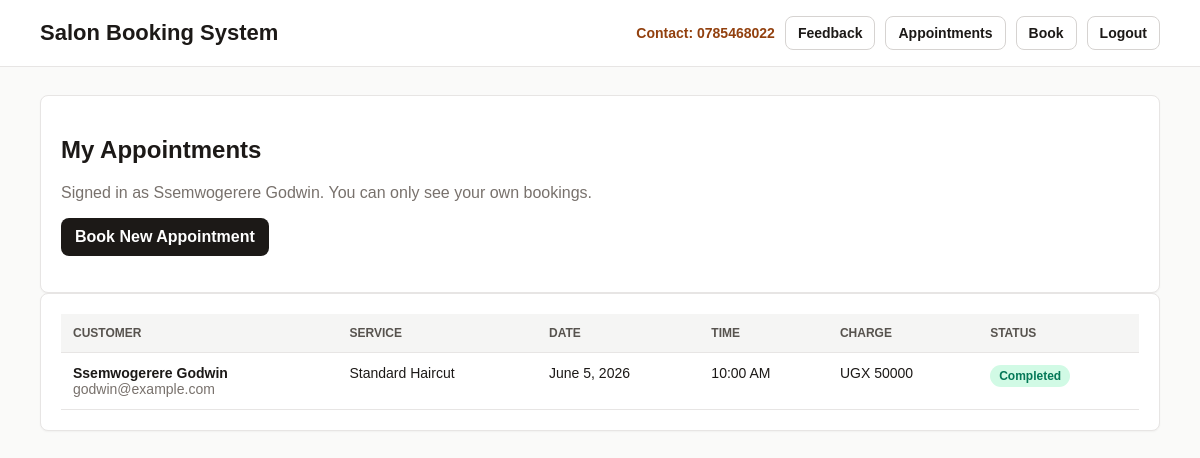
The page /appointments/ (signed in) on the database its author committed.
### salon/models.py (models this page shows, shortened)
class Appointment(models.Model):
    class Status(models.TextChoices):
        PENDING = "Pending", "Pending"
        CONFIRMED = "Confirmed", "Confirmed"
        COMPLETED = "Completed", "Completed"
        CANCELLED = "Cancelled", "Cancelled"
    TIME_SLOT_CHOICES = [
        ("09:00 AM", "09:00 AM"),
        ("10:00 AM", "10:00 AM"),
        ("11:00 AM", "11:00 AM"),
        ("12:00 PM", "12:00 PM"),
        ("01:00 PM", "01:00 PM"),
        ("02:00 PM", "02:00 PM"),
        ("03:00 PM", "03:00 PM"),
        ("04:00 PM", "04:00 PM"),
        ("05:00 PM", "05:00 PM"),
        ("06:00 PM", "06:00 PM"),
    ]
    client_name = models.CharField(max_length=120)
    client_email = models.EmailField()
    client = models.ForeignKey(
        User,
        on_delete=models.CASCADE,
        related_name="appointments",
        null=True,
        blank=True,
    )
    service = models.ForeignKey(Service, on_delete=models.CASCADE, related_name="appointments")
    quoted_price = models.DecimalField(max_digits=10, decimal_places=2, null=True, blank=True)
    date = models.DateField()
    time_slot = models.CharField(max_length=10, choices=TIME_SLOT_CHOICES)
    status = models.CharField(max_length=15, choices=Status.choices, default=Status.PENDING)
    class Meta:
        constraints = [
            models.UniqueConstraint(fields=["date", "time_slot"], name="unique_appointment_slot")
        ]
        ordering = ["date", "time_slot"]

class Service(models.Model):
    name = models.CharField(max_length=150)
    description = models.TextField(blank=True)
    price = models.DecimalField(max_digits=8, decimal_places=2)
    duration_minutes = models.PositiveIntegerField()
    class Meta:
        ordering = ["id"]

### salon/views.py (the view)
# urls.py: path("appointments/", appointments_page, name="appointments_page"),
@login_required
def appointments_page(request):
    appointments = Appointment.objects.select_related("client", "service")
    if not request.user.is_staff:
        appointments = appointments.filter(client=request.user)
    return render(
        request,
        "salon/appointments.html",
        _base_context(appointments=appointments.order_by("date", "time_slot")),
    )

### salon/views.py (called while the page is built)
def _base_context(**extra):
    return {"contact_phone": CONTACT_PHONE, **extra}

### salon/templates/salon/appointments.html (shortened to what this page needs)
{% extends "salon/base.html" %}
{% block content %}
  <section class="card">
    <h1>{% if user.is_staff %}Barber Appointments{% else %}My Appointments{% endif %}</h1>
    <p class="muted">
      Signed in as {{ user.get_full_name|default:user.username }}.
      {% if user.is_staff %}You can manage every booking.{% else %}You can only see your own bookings.{% endif %}
    </p>
    {% if not user.is_staff %}
      <p><a class="button" href="{% url 'book_appointment' %}">Book New Appointment</a></p>
    {% endif %}
  </section>
  <section class="card">
    {% if appointments %}
      <table>
        <thead>
          <tr>
            <th>Customer</th>
            <th>Service</th>
            <th>Date</th>
            <th>Time</th>
            <th>Charge</th>
            <th>Status</th>
          </tr>
        </thead>
        <tbody>
          {% for appointment in appointments %}
            <tr>
              <td>
                <strong>{{ appointment.client_name }}</strong><br>
                <span class="muted">{{ appointment.client_email }}</span>
              </td>
              <td>{{ appointment.service.name }}</td>
              <td>{{ appointment.date }}</td>
              <td>{{ appointment.time_slot }}</td>
              <td>UGX {{ appointment.quoted_price|default:appointment.service.price|floatformat:0 }}</td>
              <td><span class="badge {{ appointment.status }}">{{ appointment.status }}</span></td>
            </tr>
          {% endfor %}
        </tbody>
      </table>
    {% else %}
      <p class="muted">No appointments found.</p>
    {% endif %}
  </section>
{% endblock %}

### salon/templates/salon/base.html (style rules this page uses)
:root { color: #1c1917; font-family: Arial, sans-serif; background: #fafaf9; }
body { margin: 0; background: #fafaf9; }
a { color: inherit; text-decoration: none; }
.button { border: 0; border-radius: 8px; padding: 10px 14px; background: #1c1917; color: #ffffff; font-weight: 800; cursor: pointer; display: inline-block; }
.card { background: #ffffff; border: 1px solid #e7e5e4; border-radius: 8px; padding: 20px; box-shadow: 0 1px 2px rgba(0, 0, 0, 0.04); }
.muted { color: #78716c; }
table { width: 100%; border-collapse: collapse; font-size: 14px; }
th, td { text-align: left; padding: 12px; border-bottom: 1px solid #e7e5e4; vertical-align: top; }
th { background: #f5f5f4; color: #57534e; font-size: 12px; text-transform: uppercase; }
.badge { display: inline-block; border-radius: 999px; padding: 4px 9px; font-size: 12px; font-weight: 800; background: #fef3c7; color: #92400e; }
.badge.Completed { background: #d1fae5; color: #047857; }

### rows shown on the page
Appointment: client_name "Ssemwogerere Godwin", client_email "godwin@example.com", service.name "Standard Haircut", date "June 5, 2026", time_slot "10:00 AM", quoted_price "50000", status "Completed"

### other values the page prints
{{ contact_phone }} "0785468022"
{{ user.get_full_name|default:user.username }} "Ssemwogerere Godwin"
